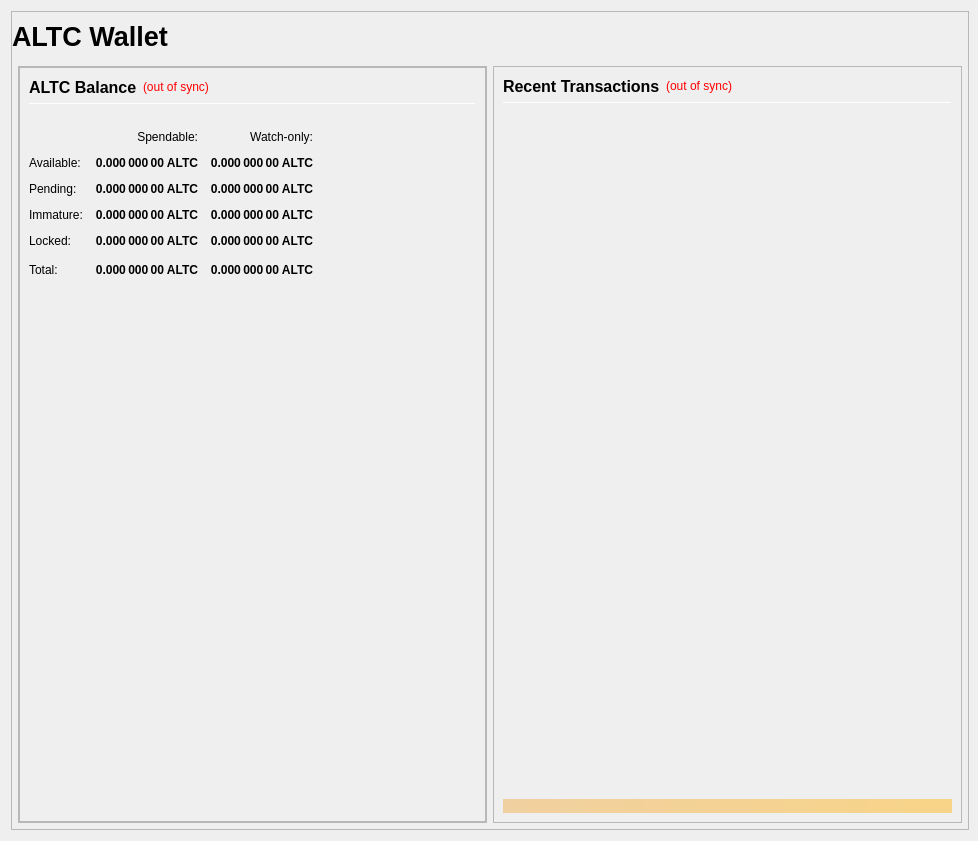
<?xml version="1.0" encoding="UTF-8"?>
<ui version="4.0">
 <class>OverviewPage</class>
 <widget class="QWidget" name="OverviewPage">
  <property name="geometry">
   <rect>
    <x>0</x>
    <y>0</y>
    <width>978</width>
    <height>841</height>
   </rect>
  </property>
  <property name="minimumSize">
   <size>
    <width>960</width>
    <height>682</height>
   </size>
  </property>
  <property name="windowTitle">
   <string>Form</string>
  </property>
  <layout class="QVBoxLayout" name="topLayout" stretch="1">
   <property name="rightMargin">
    <number>9</number>
   </property>
   <item>
    <widget class="QFrame" name="frame_BG">
     <property name="minimumSize">
      <size>
       <width>850</width>
       <height>610</height>
      </size>
     </property>
     <property name="maximumSize">
      <size>
       <width>16777215</width>
       <height>16777215</height>
      </size>
     </property>
     <property name="frameShape">
      <enum>QFrame::StyledPanel</enum>
     </property>
     <property name="frameShadow">
      <enum>QFrame::Raised</enum>
     </property>
     <layout class="QVBoxLayout" name="verticalLayout_3" stretch="0,1">
      <property name="leftMargin">
       <number>0</number>
      </property>
      <property name="topMargin">
       <number>0</number>
      </property>
      <property name="rightMargin">
       <number>0</number>
      </property>
      <property name="bottomMargin">
       <number>6</number>
      </property>
      <item>
       <widget class="QFrame" name="frame_Header">
        <layout class="QVBoxLayout" name="verticalLayout_Header" stretch="0">
         <property name="leftMargin">
          <number>0</number>
         </property>
         <property name="topMargin">
          <number>0</number>
         </property>
         <property name="rightMargin">
          <number>0</number>
         </property>
         <property name="bottomMargin">
          <number>0</number>
         </property>
         <item>
          <layout class="QHBoxLayout" name="horizontalLayout_Header" stretch="0">
           <property name="spacing">
            <number>6</number>
           </property>
           <item>
            <widget class="QLabel" name="labelOverviewHeaderLeft">
             <property name="minimumSize">
              <size>
               <width>852</width>
               <height>48</height>
              </size>
             </property>
             <property name="maximumSize">
              <size>
               <width>16777215</width>
               <height>48</height>
              </size>
             </property>
             <property name="font">
              <font>
               <pointsize>20</pointsize>
               <weight>75</weight>
               <bold>true</bold>
              </font>
             </property>
             <property name="text">
              <string>ALTC Wallet</string>
             </property>
             <property name="alignment">
              <set>Qt::AlignLeading|Qt::AlignLeft|Qt::AlignVCenter</set>
             </property>
             <property name="margin">
              <number>5</number>
             </property>
            </widget>
           </item>
          </layout>
         </item>
        </layout>
       </widget>
      </item>
      <item>
       <layout class="QVBoxLayout" name="verticalLayout_Master" stretch="1">
        <property name="leftMargin">
         <number>0</number>
        </property>
        <property name="topMargin">
         <number>0</number>
        </property>
        <property name="rightMargin">
         <number>0</number>
        </property>
        <property name="bottomMargin">
         <number>0</number>
        </property>
        <item>
         <widget class="QFrame" name="frame_Content">
          <layout class="QVBoxLayout" name="verticalLayout_Content">
           <property name="leftMargin">
            <number>6</number>
           </property>
           <property name="topMargin">
            <number>0</number>
           </property>
           <property name="rightMargin">
            <number>6</number>
           </property>
           <property name="bottomMargin">
            <number>0</number>
           </property>
           <item>
            <layout class="QHBoxLayout" name="horizontalLayout_Content" stretch="1,1">
             <property name="spacing">
              <number>6</number>
             </property>
             <item>
              <layout class="QVBoxLayout" name="verticalLayout_left" stretch="1">
               <item>
                <widget class="QFrame" name="frameObfuscation">
                 <property name="minimumSize">
                  <size>
                   <width>0</width>
                   <height>0</height>
                  </size>
                 </property>
                 <property name="frameShape">
                  <enum>QFrame::StyledPanel</enum>
                 </property>
                 <property name="frameShadow">
                  <enum>QFrame::Raised</enum>
                 </property>
                 <layout class="QVBoxLayout" name="verticalLayout" stretch="0">
                  <property name="leftMargin">
                   <number>0</number>
                  </property>
                  <property name="topMargin">
                   <number>0</number>
                  </property>
                  <property name="rightMargin">
                   <number>0</number>
                  </property>
                  <property name="bottomMargin">
                   <number>0</number>
                  </property>
                  <item>
                   <widget class="QFrame" name="frame_Balances">
                    <property name="frameShape">
                     <enum>QFrame::StyledPanel</enum>
                    </property>
                    <property name="frameShadow">
                     <enum>QFrame::Raised</enum>
                    </property>
                    <layout class="QVBoxLayout" name="verticalLayout_4">
                     <item>
                      <layout class="QHBoxLayout" name="horizontalLayout_4">
                       <item>
                        <widget class="QLabel" name="label_5">
                         <property name="minimumSize">
                          <size>
                           <width>0</width>
                           <height>20</height>
                          </size>
                         </property>
                         <property name="font">
                          <font>
                           <pointsize>12</pointsize>
                           <weight>75</weight>
                           <bold>true</bold>
                          </font>
                         </property>
                         <property name="text">
                          <string>ALTC Balance</string>
                         </property>
                        </widget>
                       </item>
                       <item>
                        <widget class="QLabel" name="labelWalletStatus">
                         <property name="cursor">
                          <cursorShape>WhatsThisCursor</cursorShape>
                         </property>
                         <property name="toolTip">
                          <string>The displayed information may be out of date. Your wallet automatically synchronizes with the ALTC network after a connection is established, but this process has not completed yet.</string>
                         </property>
                         <property name="styleSheet">
                          <string notr="true">QLabel { color: red; }</string>
                         </property>
                         <property name="text">
                          <string notr="true">(out of sync)</string>
                         </property>
                         <property name="alignment">
                          <set>Qt::AlignLeading|Qt::AlignLeft|Qt::AlignVCenter</set>
                         </property>
                        </widget>
                       </item>
                       <item>
                        <spacer name="horizontalSpacer_3">
                         <property name="orientation">
                          <enum>Qt::Horizontal</enum>
                         </property>
                         <property name="sizeHint" stdset="0">
                          <size>
                           <width>40</width>
                           <height>20</height>
                          </size>
                         </property>
                        </spacer>
                       </item>
                      </layout>
                     </item>
                     <item>
                      <widget class="Line" name="line_Balance">
                       <property name="minimumSize">
                        <size>
                         <width>0</width>
                         <height>1</height>
                        </size>
                       </property>
                       <property name="maximumSize">
                        <size>
                         <width>16777215</width>
                         <height>1</height>
                        </size>
                       </property>
                       <property name="orientation">
                        <enum>Qt::Horizontal</enum>
                       </property>
                      </widget>
                     </item>
                     <item>
                      <spacer name="verticalSpacer">
                       <property name="orientation">
                        <enum>Qt::Vertical</enum>
                       </property>
                       <property name="sizeType">
                        <enum>QSizePolicy::Fixed</enum>
                       </property>
                       <property name="sizeHint" stdset="0">
                        <size>
                         <width>20</width>
                         <height>20</height>
                        </size>
                       </property>
                      </spacer>
                     </item>
                     <item>
                      <layout class="QGridLayout" name="gridLayout">
                       <property name="spacing">
                        <number>12</number>
                       </property>
                       <item row="0" column="1">
                        <widget class="QLabel" name="labelSpendable">
                         <property name="text">
                          <string>Spendable:</string>
                         </property>
                         <property name="alignment">
                          <set>Qt::AlignRight|Qt::AlignTrailing|Qt::AlignVCenter</set>
                         </property>
                        </widget>
                       </item>
                       <item row="0" column="2">
                        <widget class="QLabel" name="labelWatchonly">
                         <property name="text">
                          <string>Watch-only:</string>
                         </property>
                         <property name="alignment">
                          <set>Qt::AlignRight|Qt::AlignTrailing|Qt::AlignVCenter</set>
                         </property>
                        </widget>
                       </item>
                       <item row="1" column="0">
                        <widget class="QLabel" name="labelBalanceText">
                         <property name="text">
                          <string>Available:</string>
                         </property>
                        </widget>
                       </item>
                       <item row="1" column="1">
                        <widget class="QLabel" name="labelBalance">
                         <property name="font">
                          <font>
                           <weight>75</weight>
                           <bold>true</bold>
                          </font>
                         </property>
                         <property name="cursor">
                          <cursorShape>IBeamCursor</cursorShape>
                         </property>
                         <property name="toolTip">
                          <string>Your current spendable balance</string>
                         </property>
                         <property name="text">
                          <string notr="true">0.000 000 00 ALTC</string>
                         </property>
                         <property name="alignment">
                          <set>Qt::AlignRight|Qt::AlignTrailing|Qt::AlignVCenter</set>
                         </property>
                         <property name="textInteractionFlags">
                          <set>Qt::LinksAccessibleByMouse|Qt::TextSelectableByKeyboard|Qt::TextSelectableByMouse</set>
                         </property>
                        </widget>
                       </item>
                       <item row="1" column="2">
                        <widget class="QLabel" name="labelWatchAvailable">
                         <property name="font">
                          <font>
                           <weight>75</weight>
                           <bold>true</bold>
                          </font>
                         </property>
                         <property name="cursor">
                          <cursorShape>IBeamCursor</cursorShape>
                         </property>
                         <property name="toolTip">
                          <string>Your current balance in watch-only addresses</string>
                         </property>
                         <property name="text">
                          <string notr="true">0.000 000 00 ALTC</string>
                         </property>
                         <property name="alignment">
                          <set>Qt::AlignRight|Qt::AlignTrailing|Qt::AlignVCenter</set>
                         </property>
                         <property name="textInteractionFlags">
                          <set>Qt::LinksAccessibleByMouse|Qt::TextSelectableByKeyboard|Qt::TextSelectableByMouse</set>
                         </property>
                        </widget>
                       </item>
                       <item row="2" column="0">
                        <widget class="QLabel" name="labelPendingText">
                         <property name="text">
                          <string>Pending:</string>
                         </property>
                        </widget>
                       </item>
                       <item row="2" column="1">
                        <widget class="QLabel" name="labelUnconfirmed">
                         <property name="font">
                          <font>
                           <weight>75</weight>
                           <bold>true</bold>
                          </font>
                         </property>
                         <property name="cursor">
                          <cursorShape>IBeamCursor</cursorShape>
                         </property>
                         <property name="toolTip">
                          <string>Total of transactions that have yet to be confirmed, and do not yet count toward the spendable balance</string>
                         </property>
                         <property name="text">
                          <string notr="true">0.000 000 00 ALTC</string>
                         </property>
                         <property name="alignment">
                          <set>Qt::AlignRight|Qt::AlignTrailing|Qt::AlignVCenter</set>
                         </property>
                         <property name="textInteractionFlags">
                          <set>Qt::LinksAccessibleByMouse|Qt::TextSelectableByKeyboard|Qt::TextSelectableByMouse</set>
                         </property>
                        </widget>
                       </item>
                       <item row="2" column="2">
                        <widget class="QLabel" name="labelWatchPending">
                         <property name="font">
                          <font>
                           <weight>75</weight>
                           <bold>true</bold>
                          </font>
                         </property>
                         <property name="cursor">
                          <cursorShape>IBeamCursor</cursorShape>
                         </property>
                         <property name="toolTip">
                          <string>Unconfirmed transactions to watch-only addresses</string>
                         </property>
                         <property name="text">
                          <string notr="true">0.000 000 00 ALTC</string>
                         </property>
                         <property name="alignment">
                          <set>Qt::AlignRight|Qt::AlignTrailing|Qt::AlignVCenter</set>
                         </property>
                         <property name="textInteractionFlags">
                          <set>Qt::LinksAccessibleByMouse|Qt::TextSelectableByKeyboard|Qt::TextSelectableByMouse</set>
                         </property>
                        </widget>
                       </item>
                       <item row="3" column="0">
                        <widget class="QLabel" name="labelImmatureText">
                         <property name="text">
                          <string>Immature:</string>
                         </property>
                        </widget>
                       </item>
                       <item row="3" column="1">
                        <widget class="QLabel" name="labelImmature">
                         <property name="font">
                          <font>
                           <weight>75</weight>
                           <bold>true</bold>
                          </font>
                         </property>
                         <property name="cursor">
                          <cursorShape>IBeamCursor</cursorShape>
                         </property>
                         <property name="toolTip">
                          <string>Staked or masternode rewards that has not yet matured</string>
                         </property>
                         <property name="text">
                          <string notr="true">0.000 000 00 ALTC</string>
                         </property>
                         <property name="alignment">
                          <set>Qt::AlignRight|Qt::AlignTrailing|Qt::AlignVCenter</set>
                         </property>
                         <property name="textInteractionFlags">
                          <set>Qt::LinksAccessibleByMouse|Qt::TextSelectableByKeyboard|Qt::TextSelectableByMouse</set>
                         </property>
                        </widget>
                       </item>
                       <item row="3" column="2">
                        <widget class="QLabel" name="labelWatchImmature">
                         <property name="font">
                          <font>
                           <weight>75</weight>
                           <bold>true</bold>
                          </font>
                         </property>
                         <property name="cursor">
                          <cursorShape>IBeamCursor</cursorShape>
                         </property>
                         <property name="toolTip">
                          <string>Staked or masternode rewards in watch-only addresses that has not yet matured</string>
                         </property>
                         <property name="text">
                          <string notr="true">0.000 000 00 ALTC</string>
                         </property>
                         <property name="alignment">
                          <set>Qt::AlignRight|Qt::AlignTrailing|Qt::AlignVCenter</set>
                         </property>
                         <property name="textInteractionFlags">
                          <set>Qt::LinksAccessibleByMouse|Qt::TextSelectableByKeyboard|Qt::TextSelectableByMouse</set>
                         </property>
                        </widget>
                       </item>
                       <item row="4" column="0">
                        <widget class="QLabel" name="labelLockedBalanceText">
                         <property name="toolTip">
                          <string>Locked ALTC or Masternode collaterals. These are excluded from staking.</string>
                         </property>
                         <property name="text">
                          <string>Locked:</string>
                         </property>
                        </widget>
                       </item>
                       <item row="4" column="1">
                        <widget class="QLabel" name="labelLockedBalance">
                         <property name="font">
                          <font>
                           <weight>75</weight>
                           <bold>true</bold>
                          </font>
                         </property>
                         <property name="cursor">
                          <cursorShape>IBeamCursor</cursorShape>
                         </property>
                         <property name="toolTip">
                          <string>Locked ALTC or Masternode collaterals. These are excluded from staking.</string>
                         </property>
                         <property name="text">
                          <string notr="true">0.000 000 00 ALTC</string>
                         </property>
                         <property name="alignment">
                          <set>Qt::AlignRight|Qt::AlignTrailing|Qt::AlignVCenter</set>
                         </property>
                         <property name="textInteractionFlags">
                          <set>Qt::LinksAccessibleByMouse|Qt::TextSelectableByKeyboard|Qt::TextSelectableByMouse</set>
                         </property>
                        </widget>
                       </item>
                       <item row="4" column="2">
                        <widget class="QLabel" name="labelWatchLocked">
                         <property name="font">
                          <font>
                           <weight>75</weight>
                           <bold>true</bold>
                          </font>
                         </property>
                         <property name="cursor">
                          <cursorShape>IBeamCursor</cursorShape>
                         </property>
                         <property name="toolTip">
                          <string>Current locked balance in watch-only addresses</string>
                         </property>
                         <property name="text">
                          <string notr="true">0.000 000 00 ALTC</string>
                         </property>
                         <property name="alignment">
                          <set>Qt::AlignRight|Qt::AlignTrailing|Qt::AlignVCenter</set>
                         </property>
                         <property name="textInteractionFlags">
                          <set>Qt::LinksAccessibleByMouse|Qt::TextSelectableByKeyboard|Qt::TextSelectableByMouse</set>
                         </property>
                        </widget>
                       </item>
                       <item row="5" column="0">
                        <widget class="QLabel" name="labelTotalText">
                         <property name="toolTip">
                          <string>Your current ALTC balance, unconfirmed and immature transactions included</string>
                         </property>
                         <property name="text">
                          <string>Total:</string>
                         </property>
                        </widget>
                       </item>
                       <item row="5" column="1">
                        <widget class="QLabel" name="labelTotal">
                         <property name="font">
                          <font>
                           <weight>75</weight>
                           <bold>true</bold>
                          </font>
                         </property>
                         <property name="cursor">
                          <cursorShape>IBeamCursor</cursorShape>
                         </property>
                         <property name="toolTip">
                          <string>Your current ALTC balance, unconfirmed and immature transactions included</string>
                         </property>
                         <property name="text">
                          <string notr="true">0.000 000 00 ALTC</string>
                         </property>
                         <property name="alignment">
                          <set>Qt::AlignRight|Qt::AlignTrailing|Qt::AlignVCenter</set>
                         </property>
                         <property name="textInteractionFlags">
                          <set>Qt::LinksAccessibleByMouse|Qt::TextSelectableByKeyboard|Qt::TextSelectableByMouse</set>
                         </property>
                        </widget>
                       </item>
                       <item row="5" column="2">
                        <widget class="QLabel" name="labelWatchTotal">
                         <property name="font">
                          <font>
                           <weight>75</weight>
                           <bold>true</bold>
                          </font>
                         </property>
                         <property name="cursor">
                          <cursorShape>IBeamCursor</cursorShape>
                         </property>
                         <property name="toolTip">
                          <string>Current total balance in watch-only addresses</string>
                         </property>
                         <property name="text">
                          <string notr="true">0.000 000 00 ALTC</string>
                         </property>
                         <property name="alignment">
                          <set>Qt::AlignRight|Qt::AlignTrailing|Qt::AlignVCenter</set>
                         </property>
                         <property name="textInteractionFlags">
                          <set>Qt::LinksAccessibleByMouse|Qt::TextSelectableByKeyboard|Qt::TextSelectableByMouse</set>
                         </property>
                        </widget>
                       </item>
                       <item row="5" column="3">
                        <spacer name="horizontalSpacer_9">
                         <property name="orientation">
                          <enum>Qt::Horizontal</enum>
                         </property>
                         <property name="sizeHint" stdset="0">
                          <size>
                           <width>40</width>
                           <height>20</height>
                          </size>
                         </property>
                        </spacer>
                       </item>
                      </layout>
                     </item>
                     <item>
                      <spacer name="verticalSpacer_3">
                       <property name="orientation">
                        <enum>Qt::Vertical</enum>
                       </property>
                       <property name="sizeHint" stdset="0">
                        <size>
                         <width>20</width>
                         <height>40</height>
                        </size>
                       </property>
                      </spacer>
                     </item>
                    </layout>
                   </widget>
                  </item>
                 </layout>
                </widget>
               </item>
              </layout>
             </item>
             <item>
              <layout class="QVBoxLayout" name="verticalLayout_right" stretch="1">
               <item>
                <widget class="QFrame" name="frame_RecentTransactions">
                 <property name="minimumSize">
                  <size>
                   <width>0</width>
                   <height>0</height>
                  </size>
                 </property>
                 <property name="frameShape">
                  <enum>QFrame::StyledPanel</enum>
                 </property>
                 <property name="frameShadow">
                  <enum>QFrame::Raised</enum>
                 </property>
                 <layout class="QVBoxLayout" name="verticalLayout_1" stretch="0,0,0,0,0">
                  <item>
                   <layout class="QHBoxLayout" name="horizontalLayout_2">
                    <item>
                     <widget class="QLabel" name="label_4">
                      <property name="minimumSize">
                       <size>
                        <width>0</width>
                        <height>20</height>
                       </size>
                      </property>
                      <property name="font">
                       <font>
                        <pointsize>12</pointsize>
                        <weight>75</weight>
                        <bold>true</bold>
                       </font>
                      </property>
                      <property name="text">
                       <string>Recent Transactions</string>
                      </property>
                     </widget>
                    </item>
                    <item>
                     <widget class="QLabel" name="labelTransactionsStatus">
                      <property name="cursor">
                       <cursorShape>WhatsThisCursor</cursorShape>
                      </property>
                      <property name="toolTip">
                       <string>The displayed information may be out of date. Your wallet automatically synchronizes with the ALTC network after a connection is established, but this process has not completed yet.</string>
                      </property>
                      <property name="styleSheet">
                       <string notr="true">QLabel { color: red; }</string>
                      </property>
                      <property name="text">
                       <string notr="true">(out of sync)</string>
                      </property>
                      <property name="alignment">
                       <set>Qt::AlignRight|Qt::AlignTrailing|Qt::AlignVCenter</set>
                      </property>
                     </widget>
                    </item>
                    <item>
                     <spacer name="horizontalSpacer">
                      <property name="orientation">
                       <enum>Qt::Horizontal</enum>
                      </property>
                      <property name="sizeHint" stdset="0">
                       <size>
                        <width>40</width>
                        <height>20</height>
                       </size>
                      </property>
                     </spacer>
                    </item>
                   </layout>
                  </item>
                  <item>
                   <widget class="Line" name="line">
                    <property name="minimumSize">
                     <size>
                      <width>0</width>
                      <height>1</height>
                     </size>
                    </property>
                    <property name="maximumSize">
                     <size>
                      <width>16777215</width>
                      <height>1</height>
                     </size>
                    </property>
                    <property name="orientation">
                     <enum>Qt::Horizontal</enum>
                    </property>
                   </widget>
                  </item>
                  <item>
                   <widget class="QListView" name="listTransactions">
                    <property name="minimumSize">
                     <size>
                      <width>0</width>
                      <height>0</height>
                     </size>
                    </property>
                    <property name="styleSheet">
                     <string notr="true">QListView { background: transparent; }</string>
                    </property>
                    <property name="frameShape">
                     <enum>QFrame::NoFrame</enum>
                    </property>
                    <property name="verticalScrollBarPolicy">
                     <enum>Qt::ScrollBarAlwaysOff</enum>
                    </property>
                    <property name="horizontalScrollBarPolicy">
                     <enum>Qt::ScrollBarAlwaysOff</enum>
                    </property>
                    <property name="selectionMode">
                     <enum>QAbstractItemView::NoSelection</enum>
                    </property>
                   </widget>
                  </item>
                  <item>
                   <spacer name="verticalSpacer_2">
                    <property name="orientation">
                     <enum>Qt::Vertical</enum>
                    </property>
                    <property name="sizeType">
                     <enum>QSizePolicy::Expanding</enum>
                    </property>
                    <property name="sizeHint" stdset="0">
                     <size>
                      <width>20</width>
                      <height>40</height>
                     </size>
                    </property>
                   </spacer>
                  </item>
                  <item>
                   <widget class="QLabel" name="labelAlerts">
                    <property name="maximumSize">
                     <size>
                      <width>16777215</width>
                      <height>16777215</height>
                     </size>
                    </property>
                    <property name="styleSheet">
                     <string notr="true">background-color: qlineargradient(x1: 0, y1: 0, x2: 1, y2: 0, stop:0 #F0D0A0, stop:1 #F8D488); color:#000000;</string>
                    </property>
                    <property name="text">
                     <string/>
                    </property>
                    <property name="wordWrap">
                     <bool>true</bool>
                    </property>
                    <property name="margin">
                     <number>3</number>
                    </property>
                   </widget>
                  </item>
                 </layout>
                </widget>
               </item>
              </layout>
             </item>
            </layout>
           </item>
          </layout>
         </widget>
        </item>
       </layout>
      </item>
     </layout>
    </widget>
   </item>
  </layout>
 </widget>
 <resources/>
 <connections/>
</ui>
